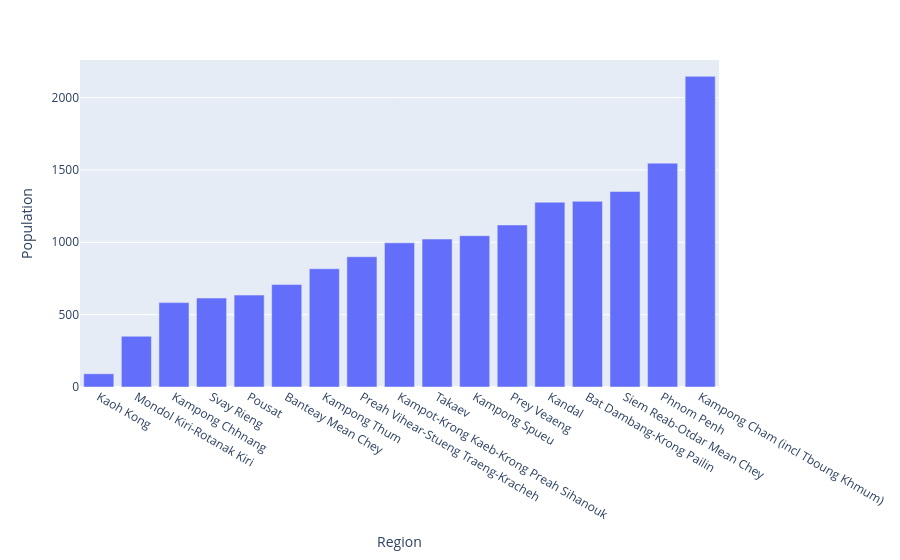

The notebook cell saved with this chart:
### Markdown cell above
- Do the most populous regions tend to be more developed?

### Code cell
px.bar(
    df1[df1['year'] == FOCUS_YEAR].sort_values(by=INDICATOR5, ascending=True),
    x=ADM3,                    # Data for x-axis
    y=INDICATOR5,               # Data for y-axis
    log_y=False,                # Disable logarithmic y-axis scale
    hover_data=[INDICATOR1, INDICATOR5],  # Additional data for hover tooltip
    labels=dict(data_dict)         # Custom labels from data_dict
)

### Figure 1 — Plotly figure (JSON) as saved in the notebook; plotly's stock layout.template omitted (floating-point values rounded to 4 significant figures)
{"data": [{"customdata": [[0.622], [0.523], [0.577], [0.591], [0.564], [0.601], [0.56], [0.522], [0.599], [0.624], [0.587], [0.573], [0.605], [0.621], [0.555], [0.731], [0.57]], "hovertemplate": "Region=%{x}<br>Population=%{y}<br>Human Development Index=%{customdata[0]}<extra></extra>", "legendgroup": "", "marker": {"color": "#636efa", "pattern": {"shape": ""}}, "name": "", "orientation": "v", "showlegend": false, "textposition": "auto", "type": "bar", "x": ["Kaoh Kong", "Mondol Kiri-Rotanak Kiri", "Kampong Chhnang", "Svay Rieng", "Pousat", "Banteay Mean Chey", "Kampong Thum", "Preah Vihear-Stueng Traeng-Kracheh", "Kampot-Krong Kaeb-Krong Preah Sihanouk", "Takaev", "Kampong Spueu", "Prey Veaeng", "Kandal", "Bat Dambang-Krong Pailin", "Siem Reab-Otdar Mean Chey", "Phnom Penh", "Kampong Cham (incl Tboung Khmum)"], "xaxis": "x", "y": [91.33, 350.7, 583.1, 614.6, 635.1, 707.8, 817.1, 899.8, 996.0, 1022.0, 1046.0, 1120.0, 1277.0, 1283.0, 1351.0, 1547.0, 2147.0], "yaxis": "y"}], "layout": {"barmode": "relative", "legend": {"tracegroupgap": 0}, "margin": {"t": 60}, "xaxis": {"anchor": "y", "domain": [0.0, 1.0], "title": {"text": "Region"}}, "yaxis": {"anchor": "x", "domain": [0.0, 1.0], "title": {"text": "Population"}}}}
